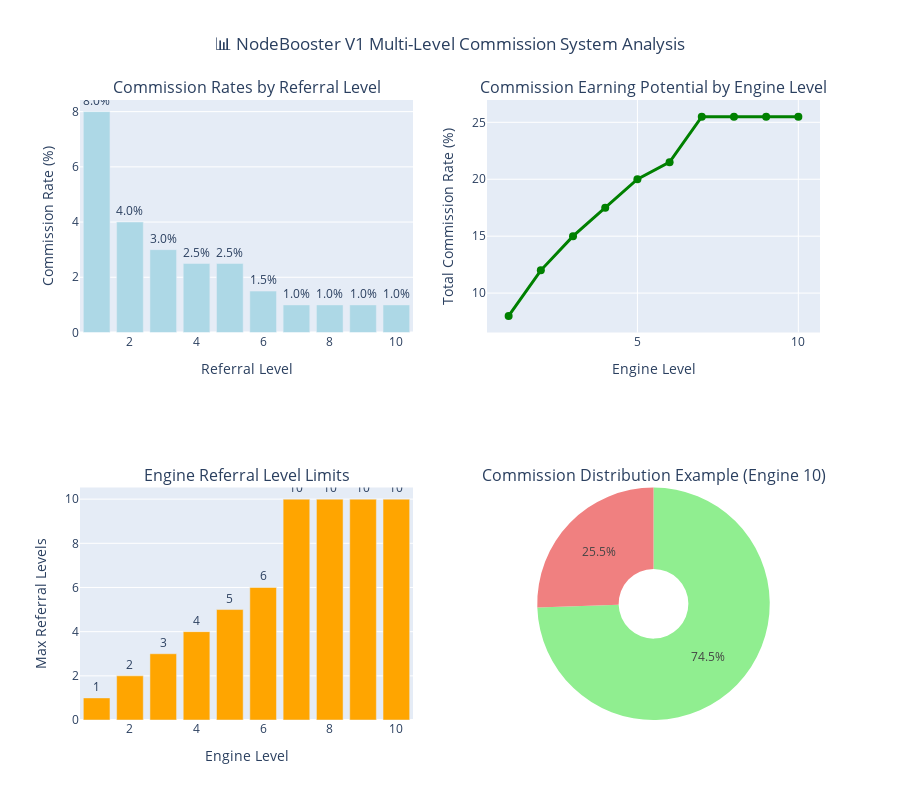

The notebook cell saved with this chart:
### Code cell
# Commission System Visualizations
fig = make_subplots(
    rows=2, cols=2,
    subplot_titles=(
        "Commission Rates by Referral Level",
        "Commission Earning Potential by Engine Level", 
        "Engine Referral Level Limits",
        "Commission Distribution Example (Engine 10)"
    ),
    specs=[[{"type": "bar"}, {"type": "scatter"}],
           [{"type": "bar"}, {"type": "pie"}]]
)

# 1. Commission rates by level
levels = list(range(1, 11))
rates = [default_commission_rates[f"Level {i}"] / 100 for i in levels]

fig.add_trace(
    go.Bar(
        x=levels,
        y=rates,
        name="Commission Rate %",
        marker_color="lightblue",
        text=[f"{r:.1f}%" for r in rates],
        textposition="outside"
    ),
    row=1, col=1
)

# 2. Commission earning potential by engine level
engine_levels = engine_comm_df["Engine_Level"]
commission_rates = engine_comm_df["Total_Commission_Rate"]

fig.add_trace(
    go.Scatter(
        x=engine_levels,
        y=commission_rates,
        mode="lines+markers",
        name="Total Commission Rate",
        line=dict(color="green", width=3),
        marker=dict(size=8)
    ),
    row=1, col=2
)

# 3. Engine referral level limits
ref_limits = [engine_ref_limits_fixed[i] for i in range(1, 11)]

fig.add_trace(
    go.Bar(
        x=engine_levels,
        y=ref_limits,
        name="Max Referral Levels",
        marker_color="orange",
        text=ref_limits,
        textposition="outside"
    ),
    row=2, col=1
)

# 4. Commission distribution pie chart for Engine 10 (Ultimate)
engine_10_cost = engine_costs[10]
total_commission = engine_10_cost * (sum(default_commission_rates.values())/10000)
protocol_share = engine_10_cost - total_commission

fig.add_trace(
    go.Pie(
        labels=["Total Commissions", "Protocol Share"],
        values=[total_commission, protocol_share],
        hole=0.3,
        marker_colors=["lightcoral", "lightgreen"]
    ),
    row=2, col=2
)

# Update layout
fig.update_layout(
    height=800,
    title_text="📊 NodeBooster V1 Multi-Level Commission System Analysis",
    title_x=0.5,
    showlegend=False
)

# Update axes
fig.update_xaxes(title_text="Referral Level", row=1, col=1)
fig.update_yaxes(title_text="Commission Rate (%)", row=1, col=1)

fig.update_xaxes(title_text="Engine Level", row=1, col=2)
fig.update_yaxes(title_text="Total Commission Rate (%)", row=1, col=2)

fig.update_xaxes(title_text="Engine Level", row=2, col=1)
fig.update_yaxes(title_text="Max Referral Levels", row=2, col=1)

fig.show()

### Figure 1 — Plotly figure (JSON) as saved in the notebook; plotly's stock layout.template omitted (floating-point values rounded to 4 significant figures)
{"data": [{"marker": {"color": "lightblue"}, "name": "Commission Rate %", "text": ["8.0%", "4.0%", "3.0%", "2.5%", "2.5%", "1.5%", "1.0%", "1.0%", "1.0%", "1.0%"], "textposition": "outside", "type": "bar", "x": [1, 2, 3, 4, 5, 6, 7, 8, 9, 10], "xaxis": "x", "y": [8, 4, 3, 2.5, 2.5, 1.5, 1, 1, 1, 1], "yaxis": "y"}, {"line": {"color": "green", "width": 3}, "marker": {"size": 8}, "mode": "lines+markers", "name": "Total Commission Rate", "type": "scatter", "x": [1, 2, 3, 4, 5, 6, 7, 8, 9, 10], "xaxis": "x2", "y": [8.0, 12.0, 15.0, 17.5, 20.0, 21.5, 25.5, 25.5, 25.5, 25.5], "yaxis": "y2"}, {"marker": {"color": "orange"}, "name": "Max Referral Levels", "text": ["1", "2", "3", "4", "5", "6", "10", "10", "10", "10"], "textposition": "outside", "type": "bar", "x": [1, 2, 3, 4, 5, 6, 7, 8, 9, 10], "xaxis": "x3", "y": [1, 2, 3, 4, 5, 6, 10, 10, 10, 10], "yaxis": "y3"}, {"domain": {"x": [0.55, 1], "y": [0, 0.375]}, "hole": 0.3, "labels": ["Total Commissions", "Protocol Share"], "marker": {"colors": ["lightcoral", "lightgreen"]}, "type": "pie", "values": [10965, 32035]}], "layout": {"annotations": [{"font": {"size": 16}, "showarrow": false, "text": "Commission Rates by Referral Level", "x": 0.225, "xanchor": "center", "xref": "paper", "y": 1, "yanchor": "bottom", "yref": "paper"}, {"font": {"size": 16}, "showarrow": false, "text": "Commission Earning Potential by Engine Level", "x": 0.775, "xanchor": "center", "xref": "paper", "y": 1, "yanchor": "bottom", "yref": "paper"}, {"font": {"size": 16}, "showarrow": false, "text": "Engine Referral Level Limits", "x": 0.225, "xanchor": "center", "xref": "paper", "y": 0.375, "yanchor": "bottom", "yref": "paper"}, {"font": {"size": 16}, "showarrow": false, "text": "Commission Distribution Example (Engine 10)", "x": 0.775, "xanchor": "center", "xref": "paper", "y": 0.375, "yanchor": "bottom", "yref": "paper"}], "height": 800, "showlegend": false, "title": {"text": "📊 NodeBooster V1 Multi-Level Commission System Analysis", "x": 0.5}, "xaxis": {"anchor": "y", "domain": [0, 0.45], "title": {"text": "Referral Level"}}, "xaxis2": {"anchor": "y2", "domain": [0.55, 1], "title": {"text": "Engine Level"}}, "xaxis3": {"anchor": "y3", "domain": [0, 0.45], "title": {"text": "Engine Level"}}, "yaxis": {"anchor": "x", "domain": [0.625, 1], "title": {"text": "Commission Rate (%)"}}, "yaxis2": {"anchor": "x2", "domain": [0.625, 1], "title": {"text": "Total Commission Rate (%)"}}, "yaxis3": {"anchor": "x3", "domain": [0, 0.375], "title": {"text": "Max Referral Levels"}}}}
